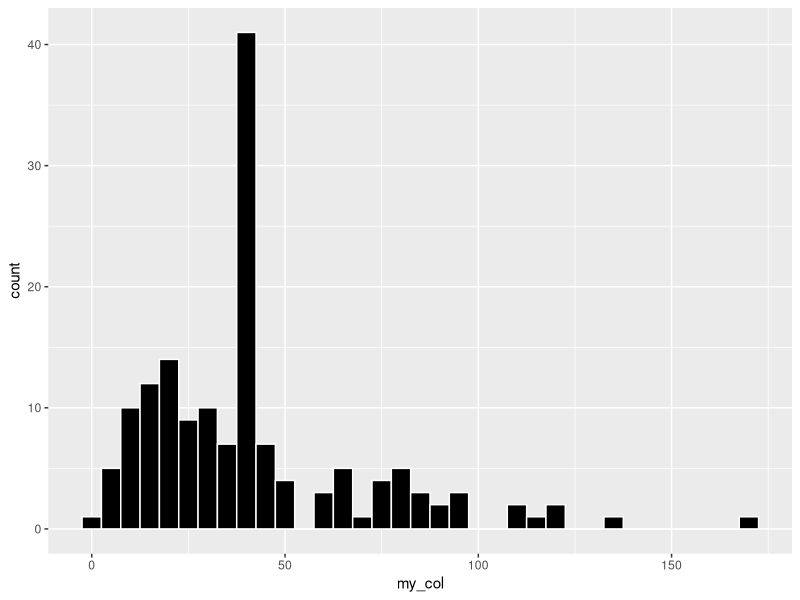
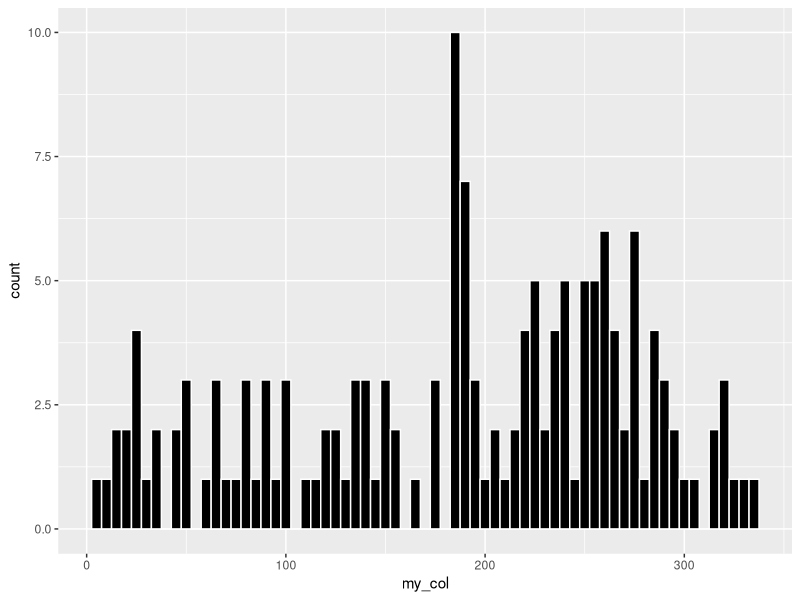
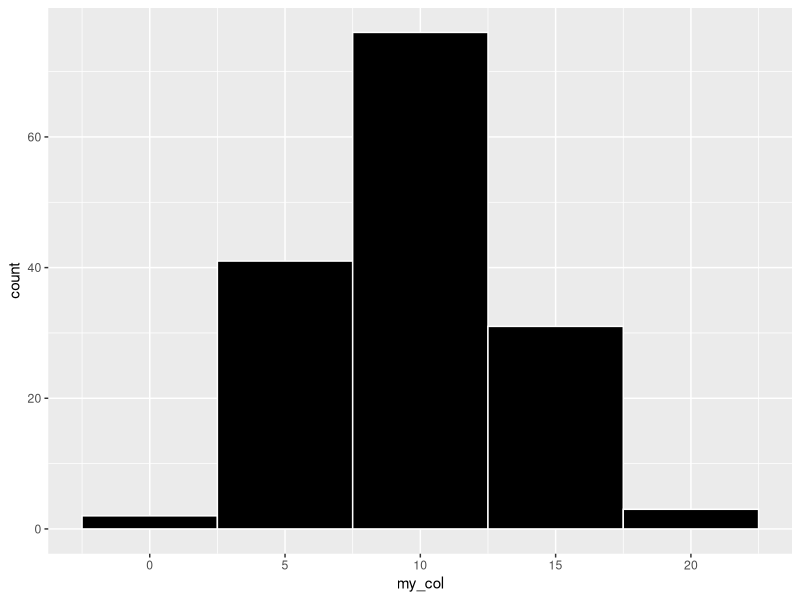
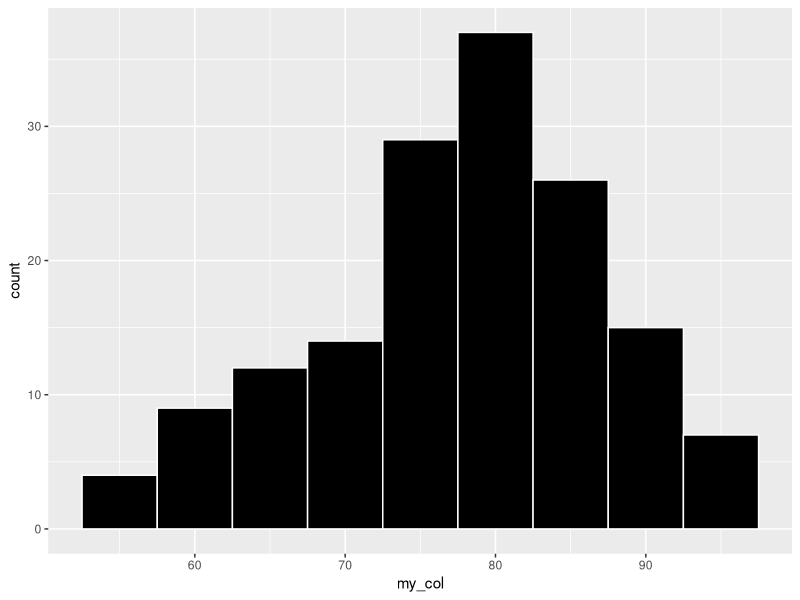
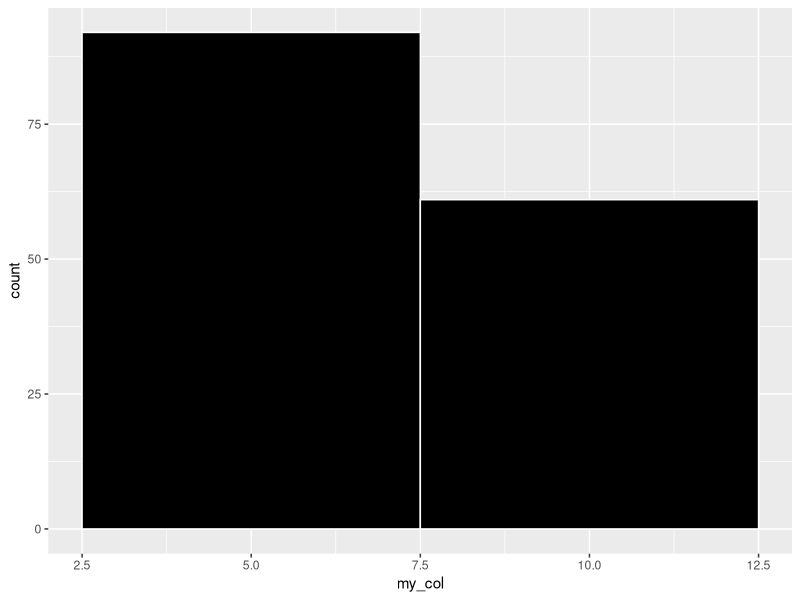
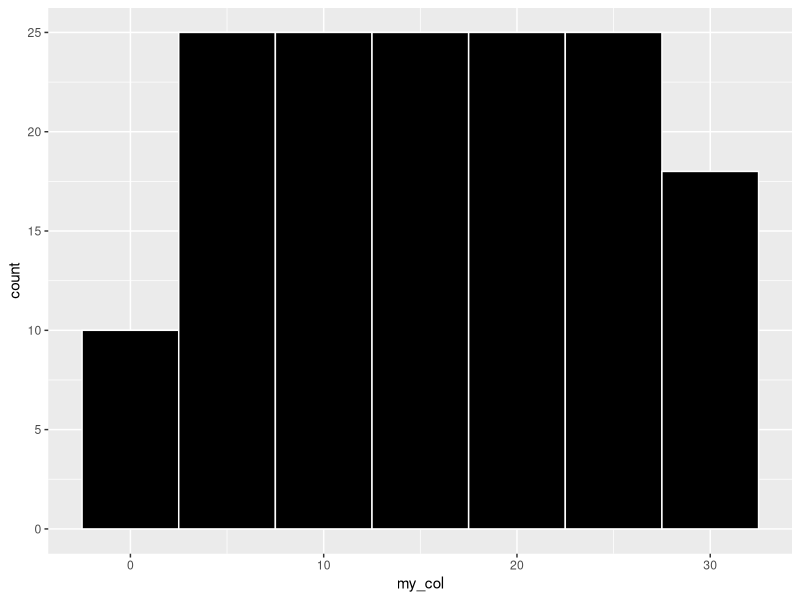
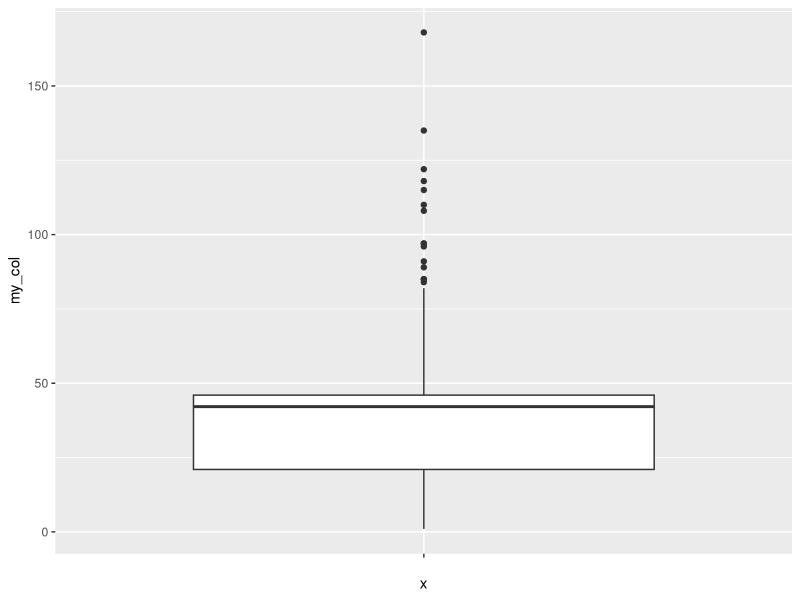
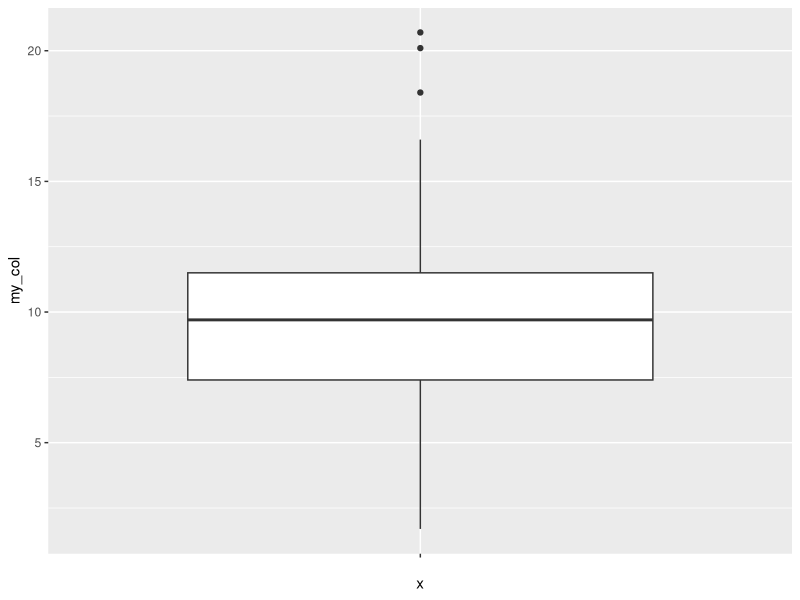

The R source for these figures, in order:
#
#      Course: IST-687
#      Name: Sharat Sripada
#      Homework #4
#      Due Date: 2/23/2020
#      Date Submitted: 2/23/2020
#      Topic: Using ggplot to visualize data (Air Quality Analysis)

# install.packages("ggplot2")
# install.packages("reshape2")

library("ggplot2")
library("reshape2")

air <- airquality

# Function to plot a histogram given a data-frame, column-name
my_ggplot_hist <- function(my_df, my_col){
  g <- ggplot(my_df, aes(x=my_col))
  g <- g + geom_histogram(binwidth = 5, color = 'white', fill = 'black')
  g
  
}

# Function to plot a box-plot given a data-frame, column-name
my_ggplot_box <- function(my_df, my_col){
  g <- ggplot(my_df, aes(x = ' ', y = my_col))
  g <- g + geom_boxplot()
  g
}

# Function to plot a line plot given a data-frame, x & y axes
my_ggplot_line <- function(my_df, my_x, my_y){
  g <- ggplot(my_df, aes(x = my_x, y = my_y, group = 1))
  g <- g + geom_line()
  g
}


# Step-2: Clean the Data
# Calculate mean for the Ozone column
ozone_mean <- mean(air$Ozone, na.rm = TRUE)
cat("Replacing NAs in Ozone column with mean =", ozone_mean)
air$Ozone[is.na(air$Ozone)] <- ozone_mean

# Calculate mean for the Solar.R column 
solar_mean <- mean(air$Solar.R, na.rm = TRUE)
cat("Replacing NAs in Solar column with mean =", solar_mean)
air$Solar.R[is.na(air$Solar.R)] <- solar_mean

# Print the columns & examine for NAs
print(air$Ozone)
print(air$Solar.R)

# Step-3: 
# Create a histogram for the Ozone column as X var.
my_ggplot_hist(air, air$Ozone)

# Create a histogram for the Solar column as X var.
my_ggplot_hist(air, air$Solar.R)

# Create a histogram for the Wind column as X var.
my_ggplot_hist(air, air$Wind)

# Create a histogram for the Temp column as X var.
my_ggplot_hist(air, air$Temp)

# Create a histogram for the Month column as X var.
my_ggplot_hist(air, air$Month)

# Create a histogram for the Day column as X var.
my_ggplot_hist(air, air$Day)

# Create a box-plot for Ozone
my_ggplot_box(air, air$Ozone)

# Create a box-plot for Wind
my_ggplot_box(air, air$Wind)
# Reading the box-plot visually:
# min = 1.25
# max = 20.625
# Q1 = 7.5
# Q3 = 11.25
# Median = 9.375
summary(air$Wind)
# TO-DO: Work on reading box-plots more accurately - Can you change Axis to granular values?

# Step-3:
# Create a new column in df air called Date
air$Date <- gsub(" ", "", paste("1973", "-", air$Month, "-", air$Day))
print(air$Date)

# Create a line plot for Ozone
my_ggplot_line(air, air$Date, air$Ozone)

# Create a line plot for Temp
my_ggplot_line(air, air$Date, air$Temp)

# Create a line plot for Wind
my_ggplot_line(air, air$Date, air$Wind)

# Create a line plot for Solar.R
my_ggplot_line(air, air$Date, air$Solar.R)

# Create one chart comprising all 4x lines in different colors
g <- ggplot(air, aes(x = Date, group=1))
g <- g + geom_line(aes(y = Ozone, group=1), color = "red")
g <- g + geom_line(aes(y = Temp, group=1), color = "orange")
g <- g + geom_line(aes(y = Wind, group=1), color = "black")
g <- g + geom_line(aes(y = Solar.R, group=1), color = "blue")
g

# Scale the Wind data/column - Create a new column WindScaled in air df
air$WindScaled <- air$Wind * 10
g <- ggplot(air, aes(x = Date, group=1))
g <- g + geom_line(aes(y = Ozone, group=1), color = "red")
g <- g + geom_line(aes(y = Temp, group=1), color = "orange")
g <- g + geom_line(aes(y = WindScaled, group=1), color = "black")
g <- g + geom_line(aes(y = Solar.R, group=1), color = "blue")
g

# Create a new data-frame picking Date, Ozone, Temp, WindScaled, Solar.R from air
new_air <- data.frame(air$Date, air$Ozone, air$Solar.R, air$Temp, air$WindScaled)

# Using the melt function from reshape2 shrink/collapse table
melt_new_air <- melt(new_air, id.vars=1)
g <- ggplot(melt_new_air, aes(x = air.Date, y = value, col = variable, group = 1))
g <- g + geom_line()
g

# Step-4: Create a heap-map using the geom_tile function
g <- ggplot(melt_new_air, aes(air.Date, variable))
g <- g + geom_tile(aes(fill = value) , color = "white" ) + scale_fill_gradient(low = "white", high = "steelblue")
g

# Step-5: Create a scatter plot
g <- ggplot(air, aes(x=Wind, y=Temp))
g <- g + geom_point(aes(size=Ozone, color=Solar.R))
g


